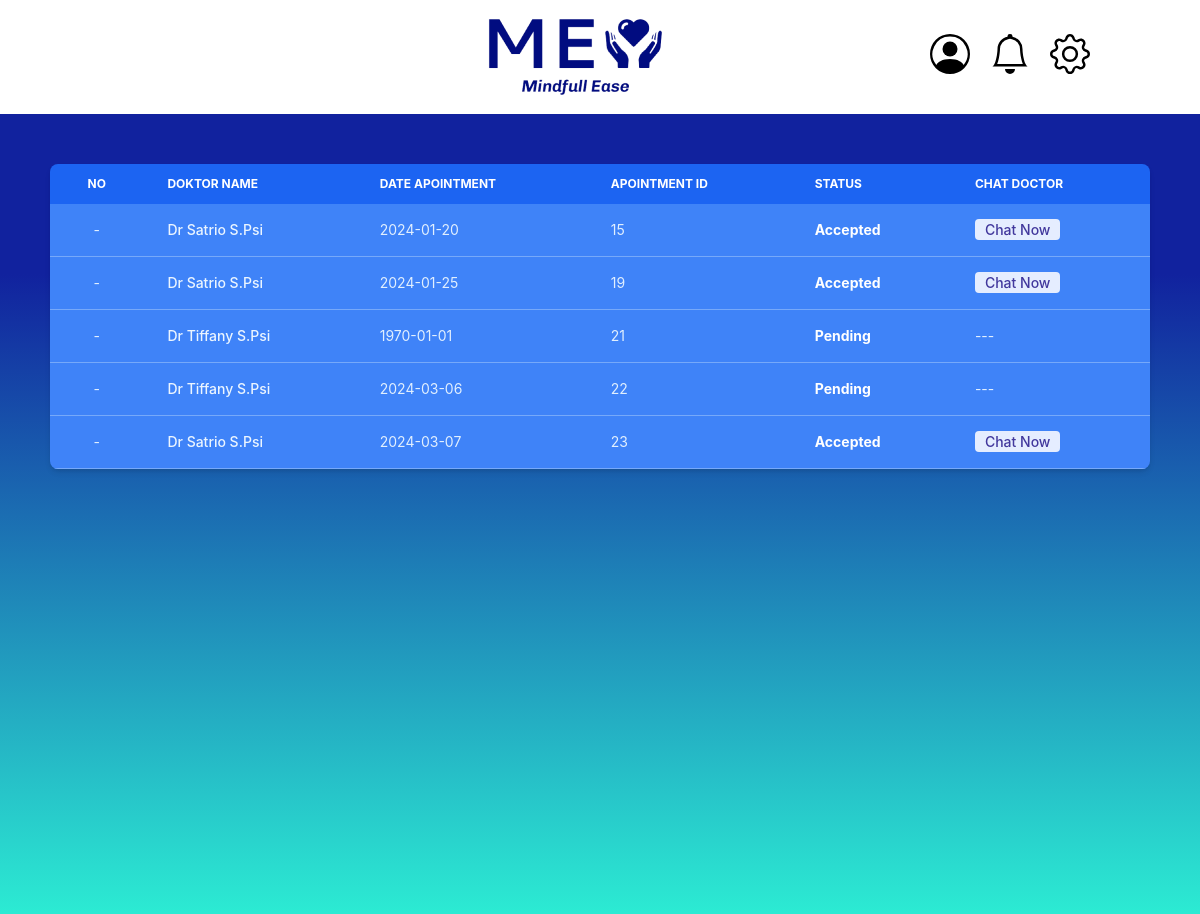
/public/apointment (signed in), run on the app's committed database.
### tables this page shows
CREATE TABLE `list_jadwal` (
  `id_jadwal` int NOT NULL,
  `id_akun` int DEFAULT NULL,
  `id_psikolog` int DEFAULT NULL,
  `status` varchar(225) DEFAULT NULL,
  `tanggal_konsul` varchar(225) DEFAULT NULL
);

CREATE TABLE `psikolog` (
  `id_psikolog` int NOT NULL,
  `id_akun` int DEFAULT NULL,
  `id_kategori` int DEFAULT NULL,
  `nama_psikolog` varchar(225) DEFAULT NULL,
  `deskripsi_psikolog` varchar(225) DEFAULT NULL,
  `gender_psikolog` varchar(225) DEFAULT NULL,
  `harga_psikolog` int DEFAULT NULL,
  `keahlian_psikolog` varchar(225) DEFAULT NULL,
  `nomer_handphone_psikolog` varchar(225) DEFAULT NULL
);

### app/core/Controller.php (called while the page is built, shortened)
<?php
class Controller
{
    public function view ($view, $data = [])
    {
        require_once '../app/views/' . $view . '.php';
    }
    public function model($model)
    {
        return new $model;
    }
}

### app/controllers/Apointment.php (called while the page is built, shortened)
<?php
class Apointment extends Controller
{
    public function index()
    {
        $data['id_akun'] =  $_SESSION['id'];
        $data['judul'] = 'Jadwal';
        if($_SESSION['level'] == 1)
        {
            $data['jadwal'] = $this->model('Jadwal_model')-> getJadwalById($data);
        }
        $this->view('apointment/index', $data);
    }
}

### app/core/App.php (called while the page is built, shortened)
<?php
class App
{
    protected $method = 'index';
    protected $params = [];
    public function __construct()
    {
        $this->controller = new $this->controller;
        call_user_func_array ([$this->controller, $this->method], $this->params);
    }
}

### public/index.php (called while the page is built, shortened)
<?php
$app = new App;

### app/core/Database.php (called while the page is built, shortened)
<?php
class Database
{
    private $host = DB_HOST;
    private $user = DB_USER;
    private $pass = DB_PASS;
    private $db_name = DB_NAME;
    private $dbh;
    private $stmt;
    public function __construct()
    {
        $dsn = 'mysql:host='.$this->host.';dbname='.$this->db_name;
        $option = [
            PDO::ATTR_PERSISTENT => true,
            PDO::ATTR_ERRMODE => PDO::ERRMODE_EXCEPTION
        ];
        try
        {
            $this->dbh = new PDO($dsn, $this->user, $this->pass, $option);
        } catch (PDOException $e)
        {
            die($e->getMessage());
        }
    }
    public function query($query)
    {
        $this->stmt = $this->dbh->prepare($query);
    }
    public function bind($param, $value, $type = null)
    {
        if( is_null($type))
        {
            switch(true)
            {
                case is_int ($value):
                    $type = PDO::PARAM_INT;
                    break;
            }
        }
        $this->stmt->bindValue($param, $value, $type);
    }
    public function execute()
    {
        $this->stmt->execute();
    }
    public function resultSet()
    {
        $this->execute();
        return $this->stmt->fetchAll(PDO::FETCH_ASSOC);
    }
}

### app/models/Jadwal_model.php (called while the page is built, shortened)
<?php
class Jadwal_model
{
    private $db;
    public function __construct()
    {
        $this->db = new Database;
    }
    public function getJadwalById($id)
    {
        $id_akun = $_SESSION['id'];
        $this->db->query('SELECT * from list_jadwal join akun on akun.id_akun = list_jadwal.id_akun join psikolog on psikolog.id_psikolog = list_jadwal.id_psikolog where list_jadwal.id_akun =:id_akun');
        $this->db->bind('id_akun', $id_akun);
        return $this->db->resultSet();
    }
}

### app/views/apointment/index.php (the view, shortened to what this page needs)
<?php if ($_SESSION['level'] == 1) { ?>
    <div class="apointment-wrapper">
        <div class="relative overflow-x-auto shadow-md sm:rounded-lg">
            <table class="w-full text-sm text-left rtl:text-right text-blue-100 dark:text-blue-100">
                <thead class="text-xs text-white uppercase bg-blue-600 dark:text-white">
                    <tr>
                        <th scope="col" class="px-6 py-3 center">No</th>
                        <th scope="col" class="px-6 py-3">Doktor name</th>
                        <th scope="col" class="px-6 py-3">Date Apointment</th>
                        <th scope="col" class="px-6 py-3">Apointment ID</th>
                        <th scope="col" class="px-6 py-3">Status</th>
                        <th scope="col" class="px-6 py-3">Chat Doctor</th>
                    </tr>
                </thead>
                <tbody>
                    <?php foreach ($data['jadwal'] as $data) : ?>
                        <tr class="bg-blue-500 border-b border-blue-400">
                            <td class="px-6 py-4 center">-</td>
                            <th scope="row" class="px-6 py-4 font-medium text-blue-50 whitespace-nowrap dark:text-blue-100">
                                <?php echo $data['nama_psikolog']; ?>
                            </th>
                            <td class="px-6 py-4"> <?php echo $data['tanggal_konsul']; ?></td>
                            <td class="px-6 py-4"> <?php echo $data['id_jadwal']; ?></td>
                            <td class="px-6 py-4 font-bold text-white">
                                <?php echo $data['status']; ?>
                            </td>
                            <td class="px-6 py-4">
                                <?php if ($data['status'] == 'Pending') { ?>
                                    ---
                                <?php } ?>
                                <?php if ($data['status'] == 'Accepted') { ?>
                                    <a href="http://wa.me/<?= $data['nomer_handphone_psikolog'] ?>?text=Halo saya dari aplikasi mindfull ease dengan id booking <?= $data['id_jadwal'] ?>"><span class="bg-indigo-100 text-indigo-800 text-sm font-medium me-2 px-2.5 py-0.5 rounded dark:bg-indigo-900 dark:text-indigo-300">
                                            Chat Now
                                        </span></a>
                                <?php } ?>
                            </td>
                        </tr>
                    <?php endforeach; ?>
                </tbody>
            </table>
        </div>
    </div>
<?php } ?>

### public/css/style.css (style rules this page uses)
a { text-decoration: none; }
.center { text-align: center; }
.apointment-wrapper { padding: 50px; justify-content: center; min-height: 100vh; max-height: max-content; background: rgb(17, 34, 158); background: linear-gradient( 180deg, rgba(17, 34, 158, 1) 20%, rgba(44, 235, 211, 1) 100% ); }

### data on the page
list_jadwal: id_psikolog.nama_psikolog "Dr Satrio S.Psi", tanggal_konsul "2024-01-20", id_jadwal "15", status "Accepted"
list_jadwal: id_psikolog.nama_psikolog "Dr Satrio S.Psi", tanggal_konsul "2024-01-25", id_jadwal "19", status "Accepted"
list_jadwal: id_psikolog.nama_psikolog "Dr Tiffany S.Psi", tanggal_konsul "1970-01-01", id_jadwal "21", status "Pending"
list_jadwal: id_psikolog.nama_psikolog "Dr Tiffany S.Psi", tanggal_konsul "2024-03-06", id_jadwal "22", status "Pending"
list_jadwal: id_psikolog.nama_psikolog "Dr Satrio S.Psi", tanggal_konsul "2024-03-07", id_jadwal "23", status "Accepted"
